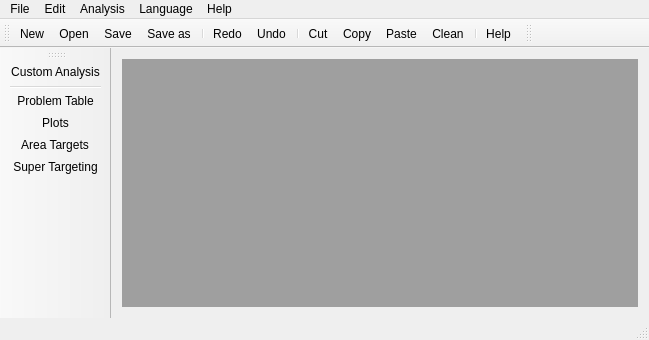
<?xml version="1.0" encoding="UTF-8"?>
<ui version="4.0">
 <class>VentanaPrincipal</class>
 <widget class="QMainWindow" name="VentanaPrincipal">
  <property name="geometry">
   <rect>
    <x>0</x>
    <y>0</y>
    <width>649</width>
    <height>340</height>
   </rect>
  </property>
  <property name="sizePolicy">
   <sizepolicy hsizetype="Preferred" vsizetype="Preferred">
    <horstretch>0</horstretch>
    <verstretch>0</verstretch>
   </sizepolicy>
  </property>
  <property name="minimumSize">
   <size>
    <width>0</width>
    <height>0</height>
   </size>
  </property>
  <property name="maximumSize">
   <size>
    <width>16777215</width>
    <height>16777215</height>
   </size>
  </property>
  <property name="windowTitle">
   <string>VentanaPrincipal</string>
  </property>
  <property name="autoFillBackground">
   <bool>true</bool>
  </property>
  <widget class="QWidget" name="centralWidget">
   <property name="maximumSize">
    <size>
     <width>16777215</width>
     <height>16777215</height>
    </size>
   </property>
   <layout class="QGridLayout" name="gridLayout">
    <item row="0" column="0">
     <widget class="QMdiArea" name="mdiArea"/>
    </item>
   </layout>
  </widget>
  <widget class="QMenuBar" name="menuBar">
   <property name="geometry">
    <rect>
     <x>0</x>
     <y>0</y>
     <width>649</width>
     <height>21</height>
    </rect>
   </property>
   <widget class="QMenu" name="menuFile">
    <property name="title">
     <string>File</string>
    </property>
    <addaction name="actionNew"/>
    <addaction name="separator"/>
    <addaction name="actionOpen"/>
    <addaction name="separator"/>
    <addaction name="actionSave"/>
    <addaction name="actionSave_as"/>
    <addaction name="separator"/>
    <addaction name="actionHelp"/>
    <addaction name="actionClose"/>
   </widget>
   <widget class="QMenu" name="menuPlots">
    <property name="title">
     <string>Analysis</string>
    </property>
    <addaction name="actionCustom_Analysis"/>
    <addaction name="separator"/>
    <addaction name="actionProblem_Table"/>
    <addaction name="actionPlots"/>
    <addaction name="actionArea_Targets"/>
    <addaction name="actionSuper_Targeting"/>
    <addaction name="actionNetwork_Design"/>
    <addaction name="separator"/>
    <addaction name="actionSummary"/>
   </widget>
   <widget class="QMenu" name="menuLanguage">
    <property name="title">
     <string>Language</string>
    </property>
   </widget>
   <widget class="QMenu" name="menuHelp">
    <property name="title">
     <string>Help</string>
    </property>
    <addaction name="actionHelp_Topics"/>
    <addaction name="separator"/>
    <addaction name="actionContact"/>
    <addaction name="actionAbour_SHEN"/>
   </widget>
   <widget class="QMenu" name="menuEdit">
    <property name="title">
     <string>Edit</string>
    </property>
    <addaction name="actionUndo"/>
    <addaction name="actionUndo_2"/>
    <addaction name="separator"/>
    <addaction name="actionClean"/>
    <addaction name="actionCut"/>
    <addaction name="actionCopy"/>
    <addaction name="actionPaste"/>
    <addaction name="separator"/>
    <addaction name="actionElminate"/>
    <addaction name="actionElimnate_all"/>
   </widget>
   <addaction name="menuFile"/>
   <addaction name="menuEdit"/>
   <addaction name="menuPlots"/>
   <addaction name="menuLanguage"/>
   <addaction name="menuHelp"/>
  </widget>
  <widget class="QToolBar" name="mainToolBar">
   <attribute name="toolBarArea">
    <enum>TopToolBarArea</enum>
   </attribute>
   <attribute name="toolBarBreak">
    <bool>false</bool>
   </attribute>
   <addaction name="actionNew"/>
   <addaction name="actionOpen"/>
   <addaction name="actionSave"/>
   <addaction name="actionSave_as"/>
   <addaction name="separator"/>
   <addaction name="actionUndo"/>
   <addaction name="actionUndo_2"/>
   <addaction name="separator"/>
   <addaction name="actionCut"/>
   <addaction name="actionCopy"/>
   <addaction name="actionPaste"/>
   <addaction name="actionClean"/>
   <addaction name="separator"/>
   <addaction name="actionHelp"/>
  </widget>
  <widget class="QStatusBar" name="statusBar"/>
  <widget class="QToolBar" name="toolBar">
   <property name="windowTitle">
    <string>toolBar</string>
   </property>
   <attribute name="toolBarArea">
    <enum>LeftToolBarArea</enum>
   </attribute>
   <attribute name="toolBarBreak">
    <bool>false</bool>
   </attribute>
   <addaction name="actionCustom_Analysis"/>
   <addaction name="separator"/>
   <addaction name="actionProblem_Table"/>
   <addaction name="actionPlots"/>
   <addaction name="actionArea_Targets"/>
   <addaction name="actionSuper_Targeting"/>
  </widget>
  <widget class="QToolBar" name="toolBar_2">
   <property name="windowTitle">
    <string>toolBar_2</string>
   </property>
   <attribute name="toolBarArea">
    <enum>TopToolBarArea</enum>
   </attribute>
   <attribute name="toolBarBreak">
    <bool>false</bool>
   </attribute>
  </widget>
  <action name="actionNew">
   <property name="icon">
    <iconset resource="resources.qrc">
     <normaloff>:/resources/Resources/nuevo.png</normaloff>:/resources/Resources/nuevo.png</iconset>
   </property>
   <property name="text">
    <string>New</string>
   </property>
   <property name="shortcut">
    <string>Ctrl+N</string>
   </property>
  </action>
  <action name="actionOpen">
   <property name="icon">
    <iconset resource="resources.qrc">
     <normaloff>:/resources/Resources/abrir.png</normaloff>:/resources/Resources/abrir.png</iconset>
   </property>
   <property name="text">
    <string>Open</string>
   </property>
   <property name="shortcut">
    <string>Ctrl+O</string>
   </property>
  </action>
  <action name="actionSave">
   <property name="icon">
    <iconset resource="resources.qrc">
     <normaloff>:/resources/Resources/SAVE.png</normaloff>:/resources/Resources/SAVE.png</iconset>
   </property>
   <property name="text">
    <string>Save</string>
   </property>
   <property name="shortcut">
    <string>Ctrl+S</string>
   </property>
  </action>
  <action name="actionSave_as">
   <property name="icon">
    <iconset resource="resources.qrc">
     <normaloff>:/resources/Resources/SAVEAS.ico</normaloff>:/resources/Resources/SAVEAS.ico</iconset>
   </property>
   <property name="text">
    <string>Save as ...</string>
   </property>
   <property name="shortcut">
    <string>Ctrl+Alt+S</string>
   </property>
  </action>
  <action name="actionClose">
   <property name="icon">
    <iconset resource="resources.qrc">
     <normaloff>:/resources/Resources/cerrar.png</normaloff>:/resources/Resources/cerrar.png</iconset>
   </property>
   <property name="text">
    <string>Close</string>
   </property>
   <property name="shortcut">
    <string>Ctrl+E</string>
   </property>
  </action>
  <action name="actionHelp">
   <property name="icon">
    <iconset resource="resources.qrc">
     <normaloff>:/resources/Resources/ayuda.png</normaloff>:/resources/Resources/ayuda.png</iconset>
   </property>
   <property name="text">
    <string>Help</string>
   </property>
  </action>
  <action name="actionCustom_Analysis">
   <property name="icon">
    <iconset resource="resources.qrc">
     <normaloff>:/resources/Resources/custom.png</normaloff>:/resources/Resources/custom.png</iconset>
   </property>
   <property name="text">
    <string>Custom Analysis</string>
   </property>
  </action>
  <action name="actionArea_Targets">
   <property name="icon">
    <iconset resource="resources.qrc">
     <normaloff>:/resources/Resources/intercambiador.png</normaloff>:/resources/Resources/intercambiador.png</iconset>
   </property>
   <property name="text">
    <string>Area Targets</string>
   </property>
  </action>
  <action name="actionSuper_Targeting">
   <property name="icon">
    <iconset resource="resources.qrc">
     <normaloff>:/resources/Resources/arrow.png</normaloff>:/resources/Resources/arrow.png</iconset>
   </property>
   <property name="text">
    <string>Super Targeting</string>
   </property>
  </action>
  <action name="actionNetwork_Design">
   <property name="text">
    <string>Network Design</string>
   </property>
  </action>
  <action name="actionAbour_SHEN">
   <property name="text">
    <string>About SHEN ...</string>
   </property>
  </action>
  <action name="actionHelp_Topics">
   <property name="text">
    <string>Help Topics</string>
   </property>
  </action>
  <action name="actionUndo">
   <property name="icon">
    <iconset resource="resources.qrc">
     <normaloff>:/resources/Resources/Redo-ico.png</normaloff>:/resources/Resources/Redo-ico.png</iconset>
   </property>
   <property name="text">
    <string>Redo</string>
   </property>
   <property name="shortcut">
    <string>Ctrl+W</string>
   </property>
  </action>
  <action name="actionUndo_2">
   <property name="icon">
    <iconset resource="resources.qrc">
     <normaloff>:/resources/Resources/Undo.png</normaloff>:/resources/Resources/Undo.png</iconset>
   </property>
   <property name="text">
    <string>Undo</string>
   </property>
   <property name="shortcut">
    <string>Ctrl+Z</string>
   </property>
  </action>
  <action name="actionCut">
   <property name="icon">
    <iconset resource="resources.qrc">
     <normaloff>:/resources/Resources/cut.png</normaloff>:/resources/Resources/cut.png</iconset>
   </property>
   <property name="text">
    <string>Cut</string>
   </property>
   <property name="shortcut">
    <string>Ctrl+X</string>
   </property>
  </action>
  <action name="actionCopy">
   <property name="icon">
    <iconset resource="resources.qrc">
     <normaloff>:/resources/Resources/copiar.png</normaloff>:/resources/Resources/copiar.png</iconset>
   </property>
   <property name="text">
    <string>Copy</string>
   </property>
   <property name="shortcut">
    <string>Ctrl+C</string>
   </property>
  </action>
  <action name="actionPaste">
   <property name="icon">
    <iconset resource="resources.qrc">
     <normaloff>:/resources/Resources/pegar.png</normaloff>:/resources/Resources/pegar.png</iconset>
   </property>
   <property name="text">
    <string>Paste</string>
   </property>
   <property name="shortcut">
    <string>Ctrl+V</string>
   </property>
  </action>
  <action name="actionClean">
   <property name="icon">
    <iconset resource="resources.qrc">
     <normaloff>:/resources/Resources/Clean.png</normaloff>:/resources/Resources/Clean.png</iconset>
   </property>
   <property name="text">
    <string>Clean</string>
   </property>
  </action>
  <action name="actionElminate">
   <property name="text">
    <string>Elminate </string>
   </property>
  </action>
  <action name="actionElimnate_all">
   <property name="text">
    <string>Elimnate all</string>
   </property>
  </action>
  <action name="actionPlots">
   <property name="icon">
    <iconset resource="resources.qrc">
     <normaloff>:/resources/Resources/plots.png</normaloff>:/resources/Resources/plots.png</iconset>
   </property>
   <property name="text">
    <string>Plots</string>
   </property>
  </action>
  <action name="actionSummary">
   <property name="text">
    <string>Summary</string>
   </property>
  </action>
  <action name="actionProblem_Table">
   <property name="icon">
    <iconset resource="resources.qrc">
     <normaloff>:/resources/Resources/table-icon-png-2.png</normaloff>:/resources/Resources/table-icon-png-2.png</iconset>
   </property>
   <property name="text">
    <string>Problem Table</string>
   </property>
  </action>
  <action name="actionContact">
   <property name="text">
    <string>Contact</string>
   </property>
  </action>
 </widget>
 <layoutdefault spacing="6" margin="11"/>
 <resources>
  <include location="resources.qrc"/>
 </resources>
 <connections/>
</ui>
